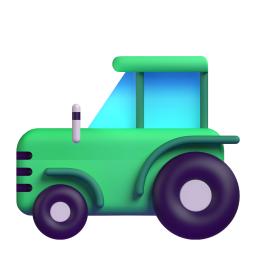
#> input picture assets/p02_monopoly_ai/fluent_3d/aggressive_builder_source.png, 256 x 256 px
$ python -i piece_assets_3d.py   (imports and definitions only)
#> lines starting #> are read from the running program, lines starting #| are printed output that depends on the picture
#> further down, picture is the input picture: PIL image 256x256 RGBA; mean R, G, B, A 27.6, 61.1, 56.7, 110.7
"""Project 3 polished rendered-3D strategy-piece pipeline.

The base artwork comes from Microsoft's MIT-licensed Fluent Emoji 3D
rendered PNG assets.

Project 3 transforms the source artwork deterministically into a
metallic-silver game-piece treatment while preserving the original 3D
lighting, shading, contours, and alpha transparency.

No Blender runtime is required.
"""

from __future__ import annotations

import json
from pathlib import Path

import numpy as np
from PIL import (
    Image,
    ImageEnhance,
    ImageFilter,
)

PIECE_NAMES = {
    "collector": "silver_sports_coupe",
    "specialist": "silver_yacht",
    "cash_protector": "silver_armored_vault",
    "aggressive_builder": "silver_construction_loader",
}


SOURCE_MANIFEST = Path("assets/p02_monopoly_ai/fluent_3d_manifest.json")


OUTPUT_SIZE = 768


STRATEGY_ACCENTS = {
    "collector": (
        0,
        119,
        182,
    ),
    "specialist": (
        166,
        30,
        105,
    ),
    "cash_protector": (
        4,
        120,
        87,
    ),
    "aggressive_builder": (
        198,
        93,
        0,
    ),
}


# [47 lines left out: function load_source_images, not called in this run]


def _content_bbox(
    alpha: Image.Image,
) -> tuple[
    int,
    int,
    int,
    int,
]:
    bbox = alpha.getbbox()
#> bbox = (16, 56, 240, 240)

    if bbox is None:
        raise ValueError("source sprite has no visible pixels")

    return bbox


def _crop_and_pad(
    image: Image.Image,
) -> Image.Image:
    """Normalize visible-object scale across all four source sprites."""

    rgba = image.convert("RGBA")

    bbox = _content_bbox(rgba.getchannel("A"))
#> bbox = (16, 56, 240, 240)

    visible = rgba.crop(bbox)
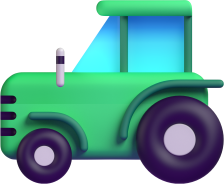
#> visible: PIL image 224x184 RGBA; mean R, G, B, A 43.8, 97.2, 90.1, 176.1; transparent parts drawn white

    width, height = visible.size
#> width = 224; height = 184

    longest = max(
        width,
        height,
    )
#> longest = 224

    padding = int(longest * 0.14)
#> padding = 31

    canvas_size = longest + padding * 2
#> canvas_size = 286

    canvas = Image.new(
        "RGBA",
        (
            canvas_size,
            canvas_size,
        ),
        (
            0,
            0,
            0,
            0,
        ),
    )
#> canvas: PIL image 286x286 RGBA; every value is 0

    x = (canvas_size - width) // 2
#> x = 31

    y = (canvas_size - height) // 2
#> y = 51

    canvas.alpha_composite(
        visible,
        (
            x,
            y,
        ),
    )
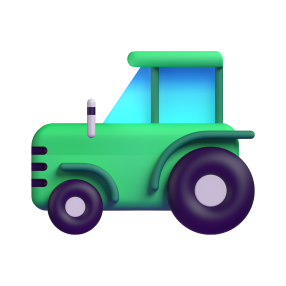
#> canvas: PIL image 286x286 RGBA; mean R, G, B, A 22.1, 49, 45.4, 88.7; transparent parts drawn white

    return canvas.resize(
        (
            OUTPUT_SIZE,
            OUTPUT_SIZE,
        ),
        Image.Resampling.LANCZOS,
    )


# [348 lines left out: functions _metallic_luminance, _add_ground_shadow, _add_accent_badge, render_piece_asset, render_all_piece_assets, ensure_piece_assets, not called in this run]

>>> from PIL import Image
>>> picture = Image.open('../../../../assets/p02_monopoly_ai/fluent_3d/aggressive_builder_source.png')
>>> result = _crop_and_pad(picture)

$ run again, on assets/p02_monopoly_ai/fluent_3d/cash_protector_source.png
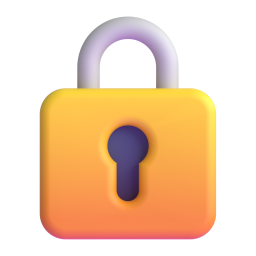
#> input picture assets/p02_monopoly_ai/fluent_3d/cash_protector_source.png, 256 x 256 px
#> picture is the input picture: PIL image 256x256 RGBA; mean R, G, B, A 105.3, 74.3, 44.5, 116
#> in _content_bbox, `bbox = alpha.getbbox()`: bbox = (39, 16, 217, 240)
#> in _crop_and_pad, `visible = rgba.crop(bbox)`:
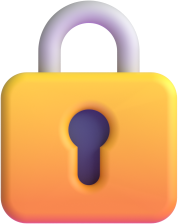
#> visible: PIL image 178x224 RGBA; mean R, G, B, A 173.1, 122.2, 73.1, 190.6; transparent parts drawn white
#> in _crop_and_pad, `canvas.alpha_composite( visible, ( x, y, ), )`:
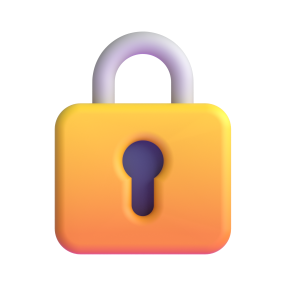
#> canvas: PIL image 286x286 RGBA; mean R, G, B, A 84.4, 59.6, 35.6, 92.9; transparent parts drawn white

$ run again, on assets/p02_monopoly_ai/fluent_3d/collector_source.png
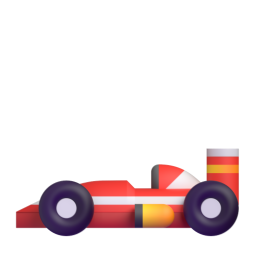
#> input picture assets/p02_monopoly_ai/fluent_3d/collector_source.png, 256 x 256 px
#> picture is the input picture: PIL image 256x256 RGBA; mean R, G, B, A 29, 17, 18.5, 45.2
#> in _content_bbox, `bbox = alpha.getbbox()`: bbox = (15, 148, 240, 237)
#> in _crop_and_pad, `visible = rgba.crop(bbox)`:
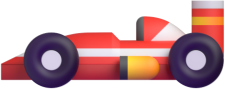
#> visible: PIL image 225x89 RGBA; mean R, G, B, A 94.9, 55.6, 60.5, 147.9; transparent parts drawn white
#> in _crop_and_pad, `canvas.alpha_composite( visible, ( x, y, ), )`:
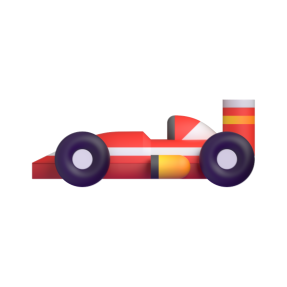
#> canvas: PIL image 287x287 RGBA; mean R, G, B, A 23.1, 13.5, 14.7, 36; transparent parts drawn white

$ run again, on assets/p02_monopoly_ai/fluent_3d/specialist_source.png
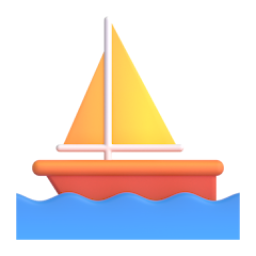
#> input picture assets/p02_monopoly_ai/fluent_3d/specialist_source.png, 256 x 256 px
#> picture is the input picture: PIL image 256x256 RGBA; mean R, G, B, A 68, 61.3, 60.4, 92.2
#> in _content_bbox, `bbox = alpha.getbbox()`: bbox = (16, 16, 240, 240)
#> in _crop_and_pad, `visible = rgba.crop(bbox)`:
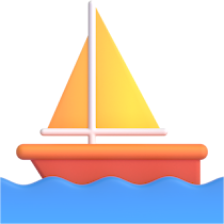
#> visible: PIL image 224x224 RGBA; mean R, G, B, A 88.8, 80, 78.9, 120.5; transparent parts drawn white
#> in _crop_and_pad, `canvas.alpha_composite( visible, ( x, y, ), )`:
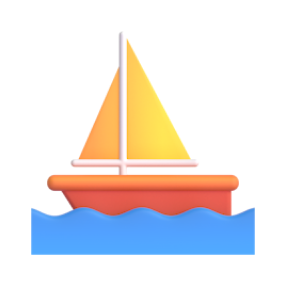
#> canvas: PIL image 286x286 RGBA; mean R, G, B, A 54.5, 49.1, 48.4, 73.9; transparent parts drawn white
